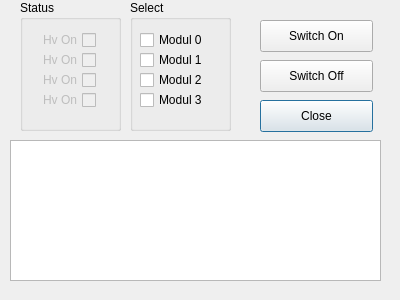
<?xml version="1.0" encoding="UTF-8"?>
<ui version="4.0">
 <class>Dial_HvONOff</class>
 <widget class="QDialog" name="Dial_HvONOff">
  <property name="geometry">
   <rect>
    <x>0</x>
    <y>0</y>
    <width>400</width>
    <height>300</height>
   </rect>
  </property>
  <property name="windowTitle">
   <string>Dialog</string>
  </property>
  <widget class="QPushButton" name="pushButton_HVOn">
   <property name="geometry">
    <rect>
     <x>260</x>
     <y>20</y>
     <width>113</width>
     <height>32</height>
    </rect>
   </property>
   <property name="text">
    <string>Switch On</string>
   </property>
   <property name="autoDefault">
    <bool>false</bool>
   </property>
  </widget>
  <widget class="QPushButton" name="pushButton_HvOff">
   <property name="geometry">
    <rect>
     <x>260</x>
     <y>60</y>
     <width>113</width>
     <height>32</height>
    </rect>
   </property>
   <property name="text">
    <string>Switch Off</string>
   </property>
   <property name="autoDefault">
    <bool>false</bool>
   </property>
  </widget>
  <widget class="QPushButton" name="pushButton_Close">
   <property name="geometry">
    <rect>
     <x>260</x>
     <y>100</y>
     <width>113</width>
     <height>32</height>
    </rect>
   </property>
   <property name="text">
    <string>Close</string>
   </property>
   <property name="autoDefault">
    <bool>false</bool>
   </property>
   <property name="default">
    <bool>true</bool>
   </property>
  </widget>
  <widget class="QTextEdit" name="textEdit_Msg">
   <property name="geometry">
    <rect>
     <x>10</x>
     <y>140</y>
     <width>371</width>
     <height>141</height>
    </rect>
   </property>
  </widget>
  <widget class="QCheckBox" name="checkBox_HvOn_0">
   <property name="enabled">
    <bool>false</bool>
   </property>
   <property name="geometry">
    <rect>
     <x>10</x>
     <y>30</y>
     <width>86</width>
     <height>20</height>
    </rect>
   </property>
   <property name="layoutDirection">
    <enum>Qt::RightToLeft</enum>
   </property>
   <property name="text">
    <string>Hv On</string>
   </property>
  </widget>
  <widget class="QCheckBox" name="checkBox_HvOn_2">
   <property name="enabled">
    <bool>false</bool>
   </property>
   <property name="geometry">
    <rect>
     <x>10</x>
     <y>70</y>
     <width>86</width>
     <height>20</height>
    </rect>
   </property>
   <property name="layoutDirection">
    <enum>Qt::RightToLeft</enum>
   </property>
   <property name="text">
    <string>Hv On</string>
   </property>
  </widget>
  <widget class="QCheckBox" name="checkBox_HvOn_1">
   <property name="enabled">
    <bool>false</bool>
   </property>
   <property name="geometry">
    <rect>
     <x>10</x>
     <y>50</y>
     <width>86</width>
     <height>20</height>
    </rect>
   </property>
   <property name="layoutDirection">
    <enum>Qt::RightToLeft</enum>
   </property>
   <property name="text">
    <string>Hv On</string>
   </property>
  </widget>
  <widget class="QCheckBox" name="checkBox_HvOn_3">
   <property name="enabled">
    <bool>false</bool>
   </property>
   <property name="geometry">
    <rect>
     <x>10</x>
     <y>90</y>
     <width>86</width>
     <height>20</height>
    </rect>
   </property>
   <property name="layoutDirection">
    <enum>Qt::RightToLeft</enum>
   </property>
   <property name="text">
    <string>Hv On</string>
   </property>
  </widget>
  <widget class="QGroupBox" name="groupBox">
   <property name="geometry">
    <rect>
     <x>20</x>
     <y>0</y>
     <width>101</width>
     <height>131</height>
    </rect>
   </property>
   <property name="title">
    <string>Status</string>
   </property>
  </widget>
  <widget class="QCheckBox" name="checkBox_HVSel_0">
   <property name="geometry">
    <rect>
     <x>140</x>
     <y>30</y>
     <width>86</width>
     <height>20</height>
    </rect>
   </property>
   <property name="text">
    <string>Modul 0</string>
   </property>
  </widget>
  <widget class="QCheckBox" name="checkBox_HVSel_1">
   <property name="geometry">
    <rect>
     <x>140</x>
     <y>50</y>
     <width>86</width>
     <height>20</height>
    </rect>
   </property>
   <property name="text">
    <string>Modul 1</string>
   </property>
  </widget>
  <widget class="QCheckBox" name="checkBox_HVSel_2">
   <property name="geometry">
    <rect>
     <x>140</x>
     <y>70</y>
     <width>86</width>
     <height>20</height>
    </rect>
   </property>
   <property name="text">
    <string>Modul 2</string>
   </property>
  </widget>
  <widget class="QCheckBox" name="checkBox_HVSel_3">
   <property name="geometry">
    <rect>
     <x>140</x>
     <y>90</y>
     <width>86</width>
     <height>20</height>
    </rect>
   </property>
   <property name="text">
    <string>Modul 3</string>
   </property>
  </widget>
  <widget class="QGroupBox" name="groupBox_2">
   <property name="geometry">
    <rect>
     <x>130</x>
     <y>0</y>
     <width>101</width>
     <height>131</height>
    </rect>
   </property>
   <property name="title">
    <string>Select</string>
   </property>
  </widget>
  <zorder>groupBox_2</zorder>
  <zorder>groupBox</zorder>
  <zorder>pushButton_HVOn</zorder>
  <zorder>pushButton_HvOff</zorder>
  <zorder>pushButton_Close</zorder>
  <zorder>textEdit_Msg</zorder>
  <zorder>checkBox_HvOn_0</zorder>
  <zorder>checkBox_HvOn_2</zorder>
  <zorder>checkBox_HvOn_1</zorder>
  <zorder>checkBox_HvOn_3</zorder>
  <zorder>checkBox_HVSel_0</zorder>
  <zorder>checkBox_HVSel_1</zorder>
  <zorder>checkBox_HVSel_2</zorder>
  <zorder>checkBox_HVSel_3</zorder>
 </widget>
 <resources/>
 <connections/>
</ui>
